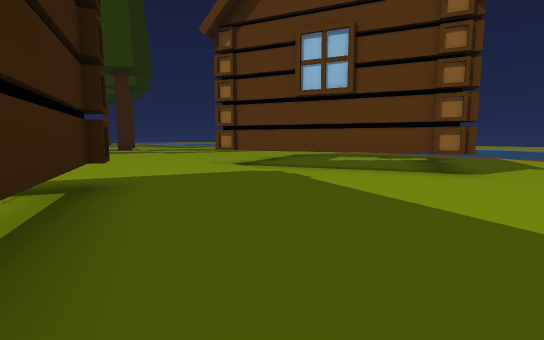
[1] (above)

20 first-person views from a walk through a scene from a Unity 3-D project. The camera is 1.3 m above the floor, tilts 6° down and sees 85° across. The floor is counted in squares, 2 m on a side. Each view is taken from the middle of a square. On the plan, view 1 faces up. The plan holds only what a view shows up to about 9 squares ahead; the rest is blank. The place goes on beyond the plan. The player is left out. Some animated figures are not drawn.

[2]
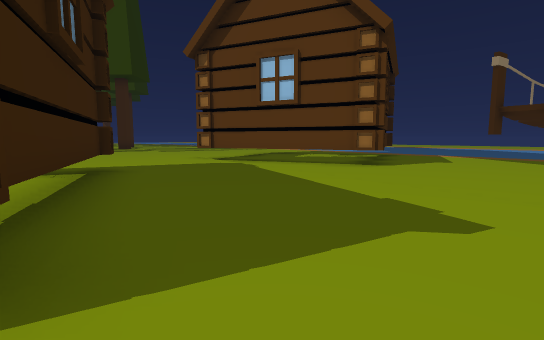

[3]
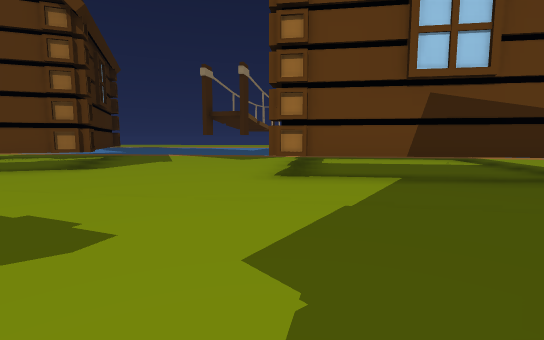

[4]
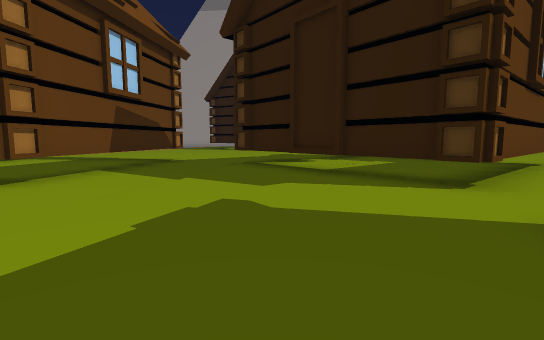

[5]
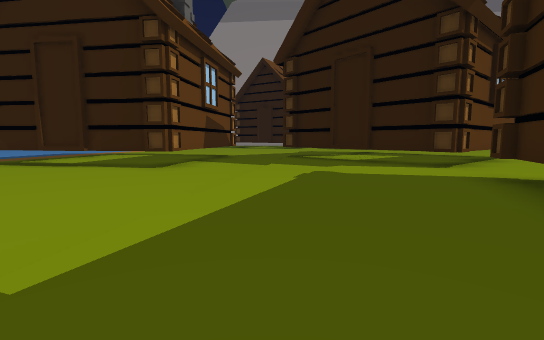

[6]
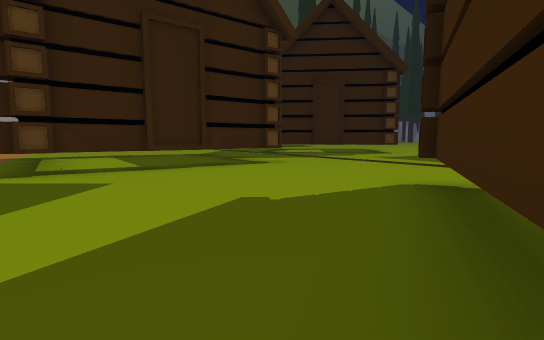

[7]
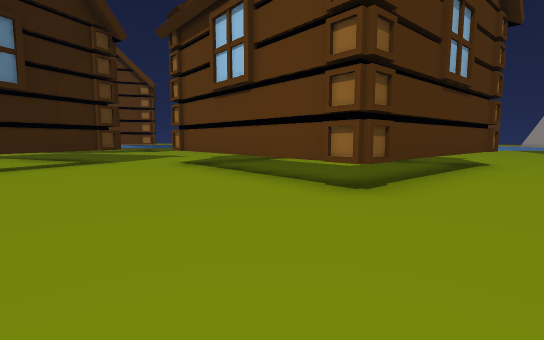

[8]
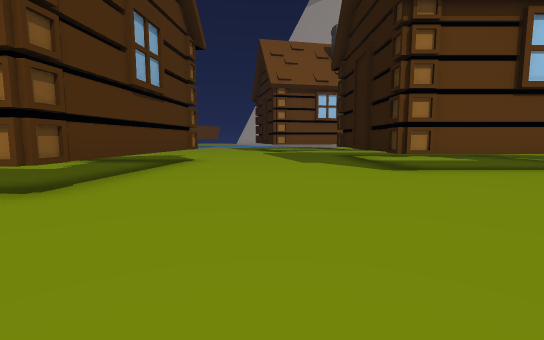

[9]
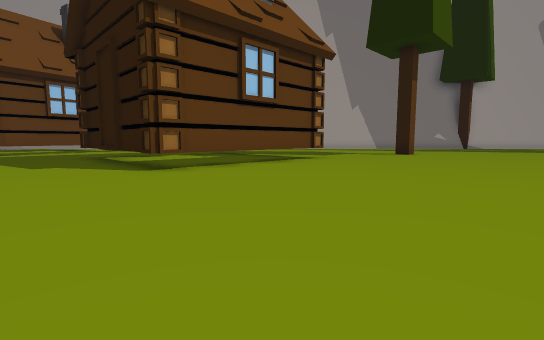

[10]
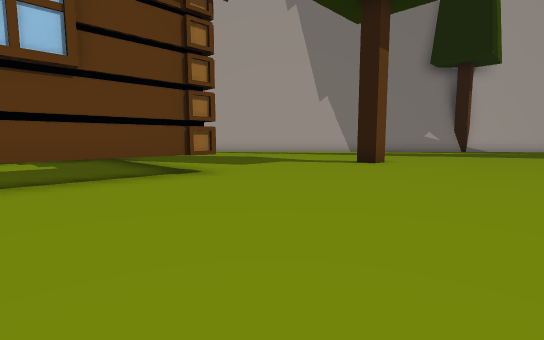

[11]
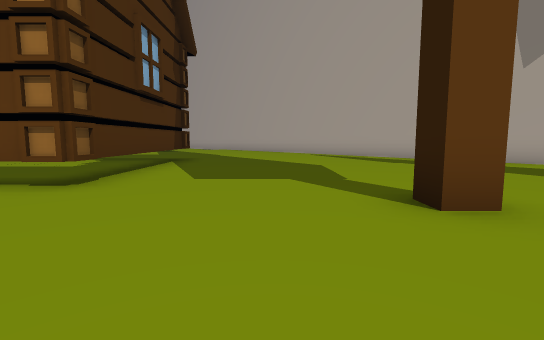

[12]
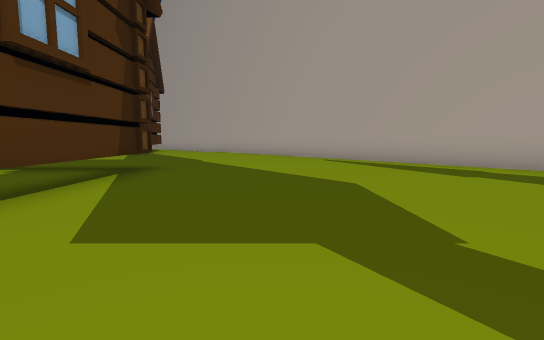

[13]
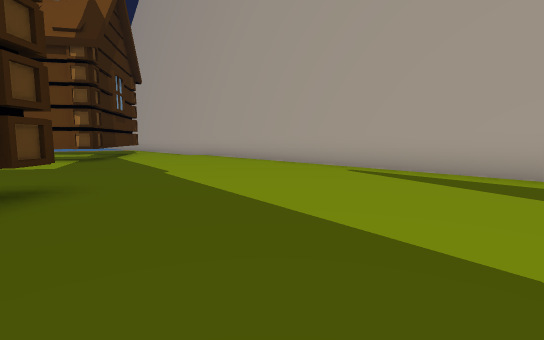

[14]
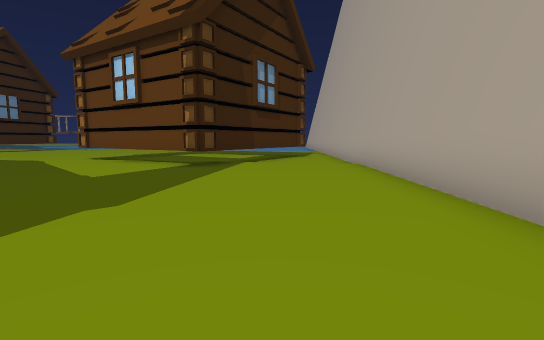

[15]
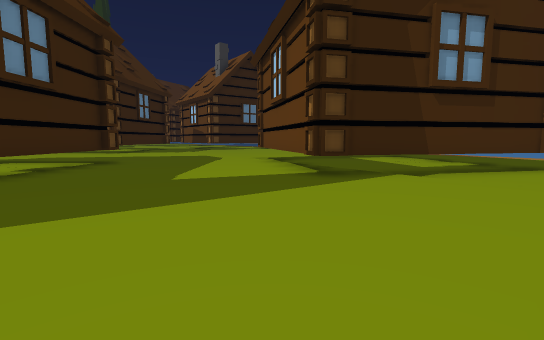

[16]
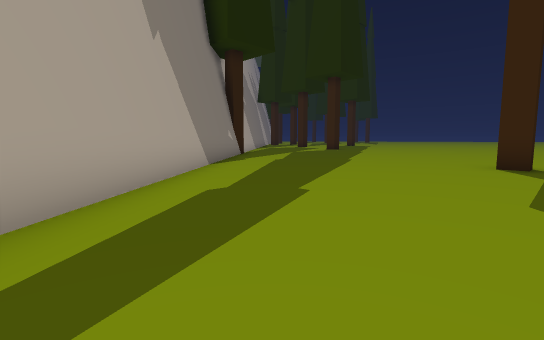

[17]
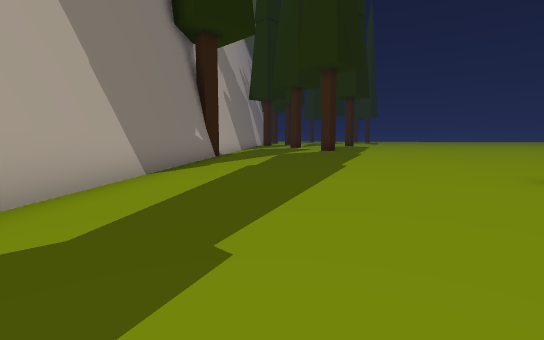

[18]
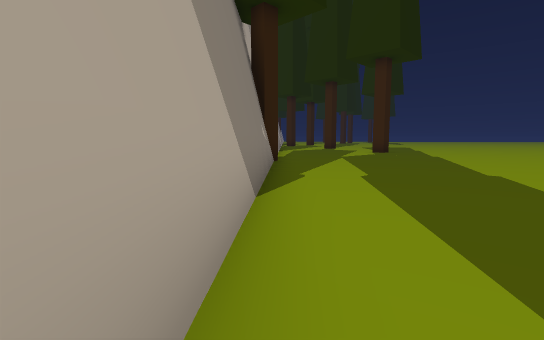

[19]
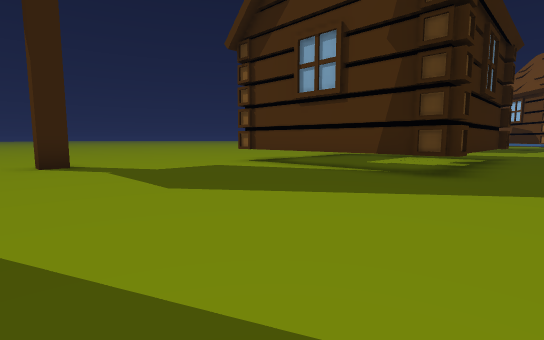

[20]
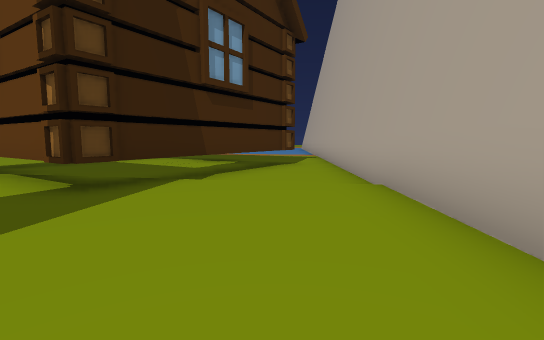

### Floor plan
Key: @ floor where view 1 was taken; # wall or solid block; . floor; C cabin; T tree.
Columns run from 3 left of view 1 to 21 right of it. Each row starts with its distance up from view 1.
 10          .
  9 ..     ##..
  8 ..###  #...
  7 ....####....
  6 ......##......
  5 .............#
  4  #..........##
  3  #.........##
  2  #.......###
  1  ##......##
  0   #@......##
 -1  ##........##
 -2 ##..........#
 -3 ....CCCCCC..
 -4 ....C
 -5 ....C
 -6 ....C
 -7 ....#
 -8 ...CCCCCC
 -9 .........C
-10 ..........
-11 ..........
-12 ............
-13 ................#
-14 ......CCCCCC....##
-15 ......C    C.....#   ##.
-16 ......C    C.....#####..#
-17 ......C    C...........##
-18 ......C    C..........##
-19 ......CCCCCC........###
-20 ...................##
-21  .................##
-22  ................##
-23  ...............##
-24  ....T.........##
-25  .............##
-26  ............##
-27   ..........##
-28  ..........##
-29  .........##
-30   ......###

Where each view was taken, in squares from view 1:
view 1: 0 up, 0 right, facing up
view 2: 2 down, 1 right, facing up
view 3: 2 down, 2 right, facing up-right
view 4: 2 up, 0 right, facing down-right
view 5: 5 up, 1 left, facing down-right
view 6: 10 up, 6 right, facing down
view 7: 10 down, 3 left, facing up-right
view 8: 11 down, 3 left, facing right
view 9: 11 down, 3 left, facing down-right
view 10: 16 down, 2 left, facing down-right
view 11: 22 down, 1 left, facing right
view 12: 22 down, 2 right, facing right
view 13: 22 down, 5 right, facing right
view 14: 23 down, 10 right, facing up-right
view 15: 22 down, 13 right, facing up
view 16: 23 down, 10 right, facing down-left
view 17: 24 down, 8 right, facing down-left
view 18: 27 down, 8 right, facing down-left
view 19: 25 down, 10 right, facing up-left
view 20: 21 down, 13 right, facing up-right
